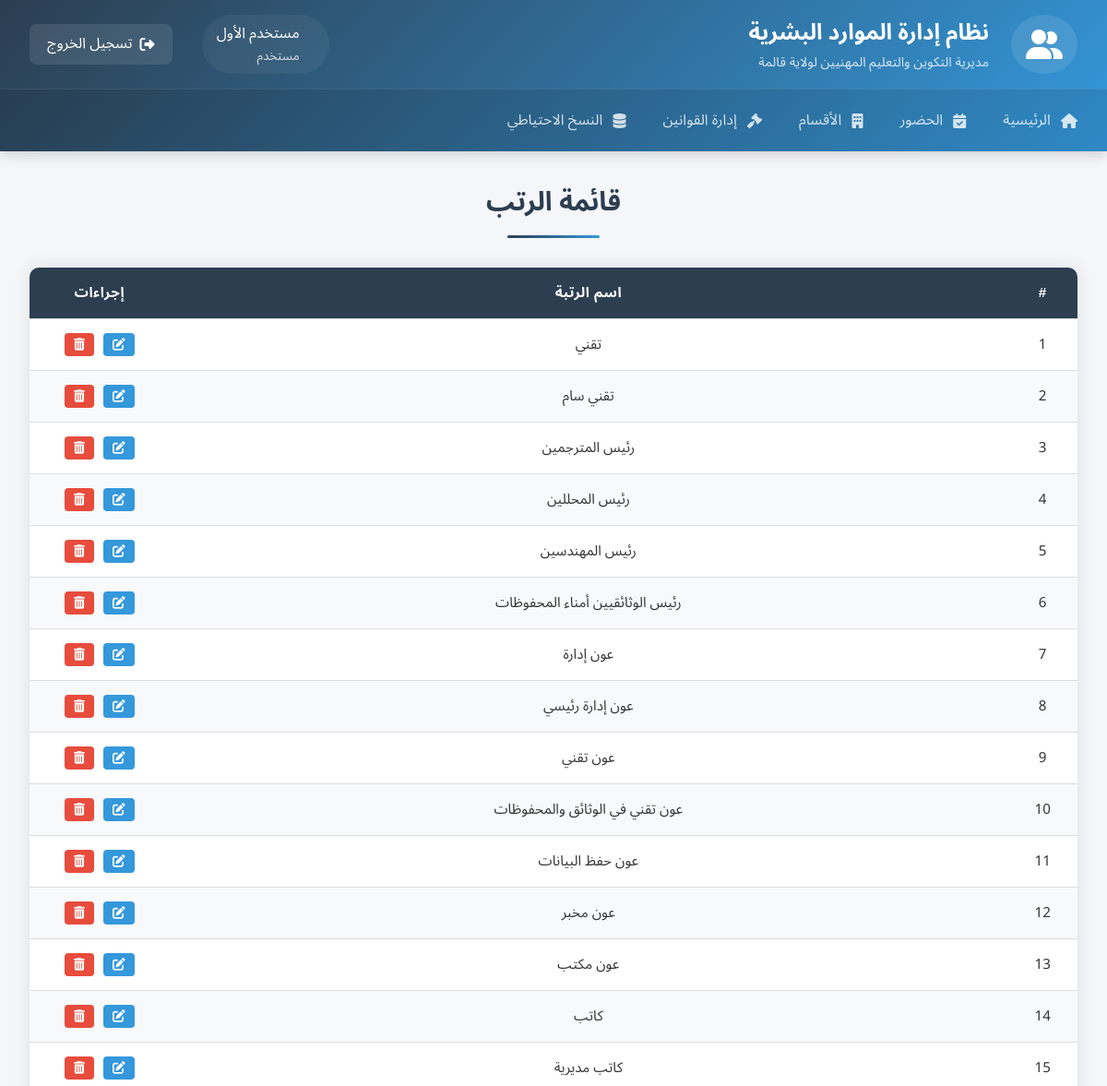
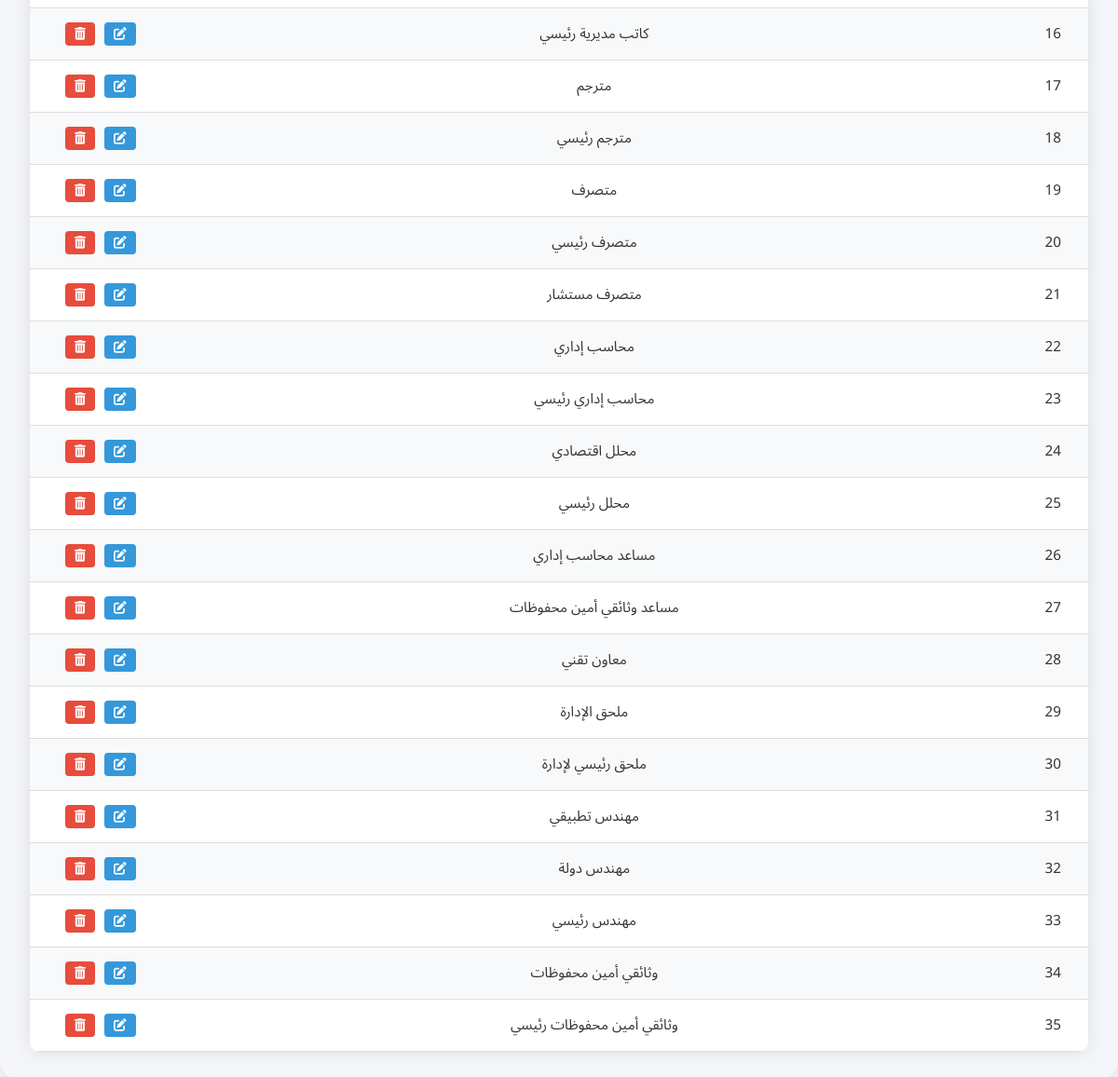
The page /list_positions.php (signed in) on the database its author committed (2 pictures, top to bottom).
### tables this page shows
CREATE TABLE `positions` (
  `position_id` int(11) NOT NULL,
  `name` varchar(100) NOT NULL,
  `created_at` timestamp NOT NULL DEFAULT current_timestamp()
);

### list_positions.php (the view, shortened to what this page needs)
<?php
$pdo = getDBConnection();
$positions = [];
try {
    $stmt = $pdo->query("SELECT * FROM positions ORDER BY name ASC");
    $positions = $stmt->fetchAll(PDO::FETCH_ASSOC);
} catch (PDOException $e) {
    $error = "خطأ في جلب البيانات: " . $e->getMessage();
}
?>
<!DOCTYPE html>
<html lang="ar" dir="rtl">
<head>
    <link rel="stylesheet" href="CSS/icons.css">
    <link rel="stylesheet" href="css/style.css">
    <link rel="stylesheet" href="CSS/list.css">
</head>
<body>
    <div class="dashboard-container">
        <?php include 'header.php'; ?>
        <main class="dashboard-main">
            <h1 class="dashboard-title">قائمة الرتب</h1>
            <div class="table-container">
                <table>
                    <thead>
                        <tr>
                            <th width="5%">#</th>
                            <th width="60%">اسم الرتبة</th>
                            <th width="10%">إجراءات</th>
                        </tr>
                    </thead>
                    <tbody>
                        <?php if (empty($positions)): ?>
                            <tr>
                                <td colspan="4" class="no-data">لا توجد رتب مسجلة</td>
                            </tr>
                        <?php else: ?>
                            <?php foreach ($positions as $index => $position): ?>
                                <tr>
                                    <td><?= $index + 1 ?></td>
                                    <td><?= htmlspecialchars($position['name']) ?></td>
                                    <td>
                                        <div class="action-buttons">
                                            <button class="edit-btn" onclick="openEditModal(<?= $position['position_id'] ?>, '<?= htmlspecialchars($position['name'], ENT_QUOTES) ?>')">
                                                <i class="fas fa-edit"></i>
                                            </button>
                                            <button class="delete-btn" onclick="confirmDelete(<?= $position['position_id'] ?>)">
                                                <i class="fas fa-trash"></i>
                                            </button>
                                        </div>
                                    </td>
                                </tr>
                            <?php endforeach; ?>
                        <?php endif; ?>
                    </tbody>
                </table>
            </div>
        </main>
    </div>
</body>
</html>

### CSS/style.css (style rules this page uses)
.fas { font-family: 'Font Awesome'; -moz-osx-font-smoothing: grayscale; -webkit-font-smoothing: antialiased; font-style: normal; font-variant: normal; text-rendering: auto; line-height: 1; }
* { margin: 0; padding: 0; box-sizing: border-box; }
body { font-family: 'Tajawal', 'Noto Sans Arabic', sans-serif; direction: rtl; background-color: #f5f5f5; line-height: 1.6; color: #333; }
:root { --primary-color: #3498db; --secondary-color: #2c3e50; --success-color: #27ae60; --info-color: #2980b9; --warning-color: #f1c40f; --danger-color: #e74c3c; --light-color: #ecf0f1; --dark-color: #34495e; --text-color: #333; --text-light: #7f8c8d; }
.dashboard-container { background: #f5f6fa; min-height: 100vh; border-radius: 24px; margin: 0 auto; box-shadow: 0 0 20px rgba(0,0,0,0.1); }
.dashboard-main { padding: 2rem; max-width: 1400px; margin: 0 auto; width: 100%; }
.dashboard-title { color: var(--secondary-color); text-align: center; margin-bottom: 2rem; font-size: 1.8rem; position: relative; padding-bottom: 1rem; }
.dashboard-title::after { content: ""; position: absolute; bottom: 0; right: 50%; transform: translateX(50%); width: 100px; height: 3px; background: linear-gradient(135deg, #2c3e50 0%, #3498db 100%); border-radius: 3px; }

### CSS/list.css (style rules this page uses)
.table-container { margin-top: 2rem; overflow-x: auto; box-shadow: 0 0 20px rgba(0, 0, 0, 0.1); border-radius: 10px; background: #fff; }
table { width: 100%; border-collapse: collapse; font-size: 0.95rem; }
thead { background-color: #2c3e50; color: white; }
th, td { padding: 15px; text-align: center; border-bottom: 1px solid #ddd; }
th { font-weight: 600; letter-spacing: 0.5px; }
tbody tr:nth-child(even) { background-color: #f8f9fa; }
.action-buttons { display: flex; gap: 10px; justify-content: center; }
.edit-btn, .delete-btn { padding: 5px 10px; border-radius: 4px; color: white; border: none; cursor: pointer; font-size: 0.85rem; transition: all 0.3s ease; }
.edit-btn { background-color: #3498db; }
.delete-btn { background-color: #e74c3c; }

### rows shown on the page
positions: name "تقني"
positions: name "تقني سام"
positions: name "رئيس المترجمين"
positions: name "رئيس المحللين"
positions: name "رئيس المهندسين"
positions: name "رئيس الوثائقيين أمناء المحفوظات"
positions: name "عون إدارة"
positions: name "عون إدارة رئيسي"
positions: name "عون تقني"
positions: name "عون تقني في الوثائق والمحفوظات"
positions: name "عون حفظ البيانات"
positions: name "عون مخبر"
positions: name "عون مكتب"
positions: name "كاتب"
positions: name "كاتب مديرية"
positions: name "كاتب مديرية رئيسي"
positions: name "مترجم"
positions: name "مترجم رئيسي"
positions: name "متصرف"
positions: name "متصرف رئيسي"
positions: name "متصرف مستشار"
positions: name "محاسب إداري"
positions: name "محاسب إداري رئيسي"
positions: name "محلل اقتصادي"
positions: name "محلل رئيسي"
positions: name "مساعد محاسب إداري"
positions: name "مساعد وثائقي أمين محفوظات"
positions: name "معاون تقني"
positions: name "ملحق الإدارة"
positions: name "ملحق رئيسي لإدارة"
positions: name "مهندس تطبيقي"
positions: name "مهندس دولة"
positions: name "مهندس رئيسي"
positions: name "وثائقي أمين محفوظات"
positions: name "وثائقي أمين محفوظات رئيسي"

### other values the page prints
$_SESSION['fullname'] "مستخدم الأول"
$_SESSION['role'] "مستخدم"
